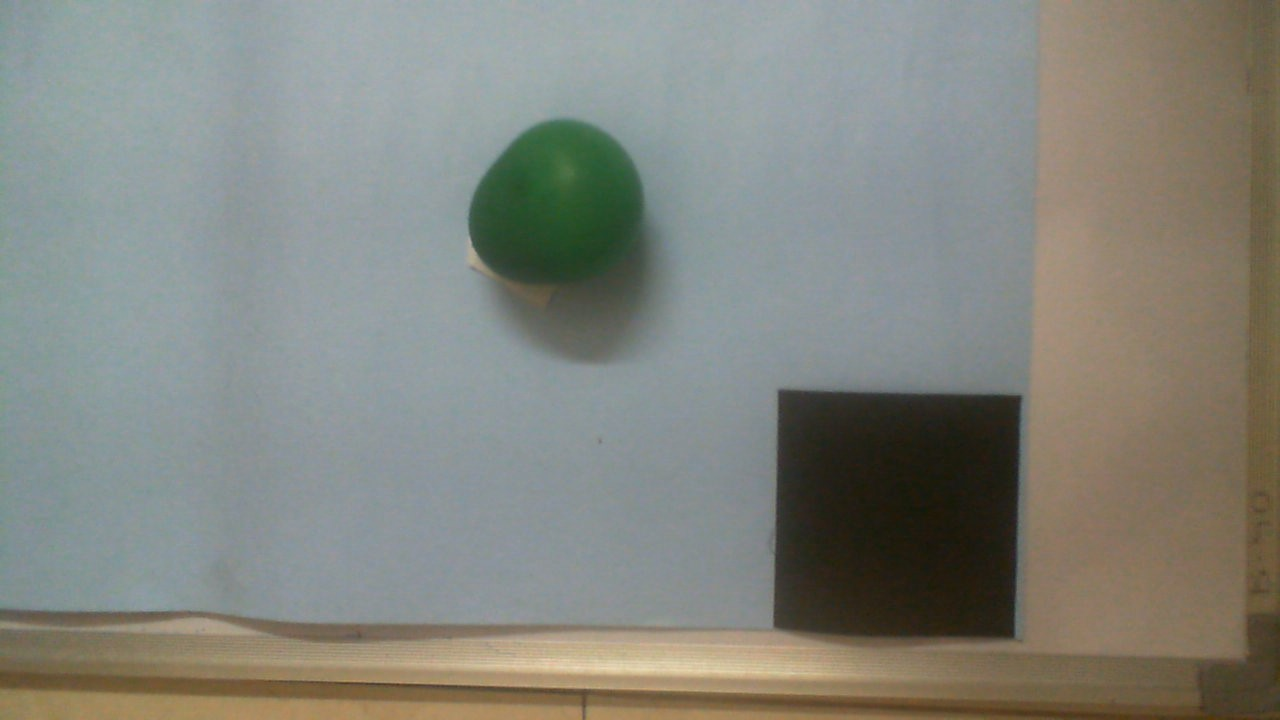
#> input picture ball-tracking/green.jpg, 1280 x 720 px, given in place of the camera
$ python new.py
#> lines starting #> are read from the running program, lines starting #| are printed output that depends on the picture; after the words box and inside, x2 and y2 are one past the last pixel; in counts of white or black regions, pixels touching at a corner belong together
#python color_tracking.py --video balls.mp4
#python color_tracking.py

# import the necessary packages
from collections import deque
import numpy as np
import argparse
import imutils
import cv2
import urllib #for reading image from URL


# construct the argument parse and parse the arguments
ap = argparse.ArgumentParser()
ap.add_argument("-v", "--video",
    help="path to the (optional) video file")
ap.add_argument("-b", "--buffer", type=int, default=64,
    help="max buffer size")
#ap.add_argument("-i","--image",help = "path to image")
args = vars(ap.parse_args())

# define the lower and upper boundaries of the colors in the HSV color space
#lower = {'red':(166, 84, 141), 'green':(66, 122, 129), 'blue':(97, 100, 117), 'yellow':(23, 59, 119), 'orange':(0, 50, 80)} #assign new item lower['blue'] = (93, 10, 0)
#upper = {'red':(186,255,255), 'green':(86,255,255), 'blue':(117,255,255), 'yellow':(54,255,255), 'orange':(20,255,255)}

lower = {'red':(2, 108, 76), 'green':(48,48,56), 'blue':(98,37,53), 'yellow':(23, 59, 119)} #assign new item lower['blue'] = (93, 10, 0)
upper = {'red':(20,255,255), 'green':(93,154,138), 'blue':(124,185,113), 'yellow':(54,255,255)}


# define standard colors for circle around the object
colors = {'red':(0,0,255), 'green':(0,255,0), 'blue':(255,0,0), 'yellow':(0, 255, 217), 'orange':(0,140,255)}

#pts = deque(maxlen=args["buffer"])

# if a video path was not supplied, grab the reference
# to the webcam
if not args.get("video", False):
    camera = cv2.VideoCapture(1)


# otherwise, grab a reference to the video file
else:
    camera = cv2.VideoCapture(args["video"])
# keep looping
while True:
    # grab the current frame
    (grabbed, frame) = camera.read()
#> frame is the input picture: shape (720, 1280, 3); mean B, G, R 125.8, 133.2, 131.3
    # if we are viewing a video and we did not grab a frame,
    # then we have reached the end of the video
    if args.get("video") and not grabbed:
        break

    #IP webcam image stream
    #URL = 'http://10.254.254.102:8080/shot.jpg'
    #urllib.urlretrieve(URL, 'shot1.jpg')
    #frame = cv2.imread('shot1.jpg')


    # resize the frame, blur it, and convert it to the HSV
    # color space
    frame = imutils.resize(frame, width=600)
#> frame: shape (337, 600, 3)

    blurred = cv2.GaussianBlur(frame, (11, 11), 0)
    hsv = cv2.cvtColor(blurred, cv2.COLOR_BGR2HSV)
#> hsv: shape (337, 600, 3); mean H, S, V 65.6, 46.2, 140.2
    #for each color in dictionary check object in frame
    for key, value in upper.items():
        # construct a mask for the color from dictionary`1, then perform
        # a series of dilations and erosions to remove any small
        # blobs left in the mask
        kernel = np.ones((9,9),np.uint8)
        mask = cv2.inRange(hsv, lower[key], upper[key])
        mask = cv2.morphologyEx(mask, cv2.MORPH_OPEN, kernel)
        mask = cv2.morphologyEx(mask, cv2.MORPH_CLOSE, kernel)

        # find contours in the mask and initialize the current
        # (x, y) center of the ball
        cnts = cv2.findContours(mask.copy(), cv2.RETR_EXTERNAL,
            cv2.CHAIN_APPROX_SIMPLE)[-2]
        center = None

        # only proceed if at least one contour was found
        if len(cnts) > 0:
            # find the largest contour in the mask, then use
            # it to compute the minimum enclosing circle and
            # centroid
            c = max(cnts, key=cv2.contourArea)
            ((x, y), radius) = cv2.minEnclosingCircle(c)
            M = cv2.moments(c)
            center = (int(M["m10"] / M["m00"]), int(M["m01"] / M["m00"]))

            # only proceed if the radius meets a minimum size. Correct this value for your obect's size
            if radius > 0.5:
                # draw the circle and centroid on the frame,
                # then update the list of tracked points
                cv2.circle(frame, (int(x), int(y)), int(radius), colors[key], 2)
                cv2.putText(frame,key + " ball", (int(x-radius),int(y-radius)), cv2.FONT_HERSHEY_SIMPLEX, 0.6,colors[key],2)
                print(str(key) + "Balloon : ",end=" ")
                print(center)
#> this loop made 4 passes
#> (x, y, radius, center) on passes 1 to 2: (103, 325, 103.6, (108, 326)), (261.3, 96.85, 42.29, (262, 95))
#| (108, 326)
#| (262, 95)
#> pass 1, `mask = cv2.inRange(hsv, lower[key], upper[key])`:
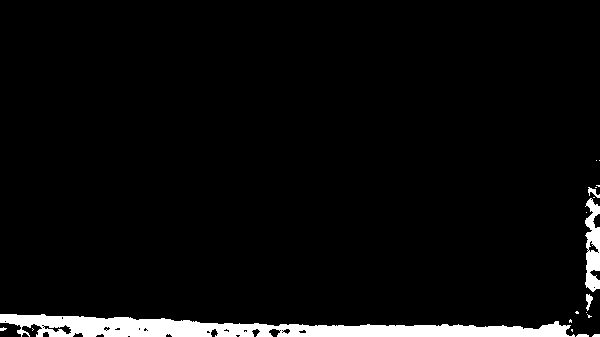
#> mask: shape (337, 600); 4.3% white; 19 white regions (13 under 20 px), largest, box (x1, y1, x2, y2) and area: (0, 314, 575, 337) 7503, (585, 198, 600, 292) 963, (586, 294, 593, 311) 67, (588, 187, 600, 198) 57, (576, 334, 589, 337) 34, (592, 334, 600, 337) 21
#> pass 1, `mask = cv2.morphologyEx(mask, cv2.MORPH_OPEN, kernel)`:
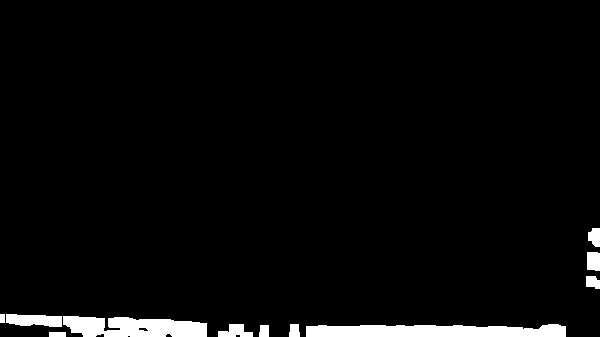
#> mask: shape (337, 600); 3.5% white; 11 white regions, largest, box (x1, y1, x2, y2) and area: (306, 324, 566, 337) 2896, (63, 316, 207, 337) 2382, (6, 314, 62, 327) 583
#> pass 1, `mask = cv2.morphologyEx(mask, cv2.MORPH_CLOSE, kernel)`:
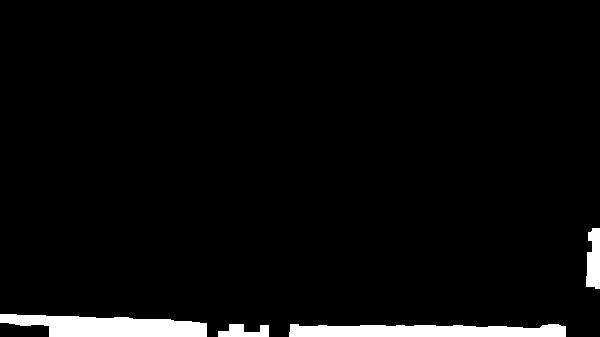
#> mask: shape (337, 600); 3.8% white; 4 white regions, box (x1, y1, x2, y2) and area: (0, 314, 207, 337) 3425, (289, 324, 566, 337) 3102, (586, 228, 600, 289) 705, (218, 324, 269, 337) 449
#> pass 2, `mask = cv2.inRange(hsv, lower[key], upper[key])`:
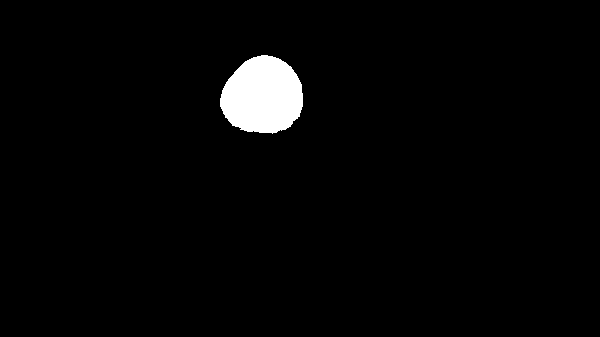
#> mask: shape (337, 600); 2.5% white; 1 white region, box (x1, y1, x2, y2) and area: (220, 55, 303, 134) 5029
#> after the loop:
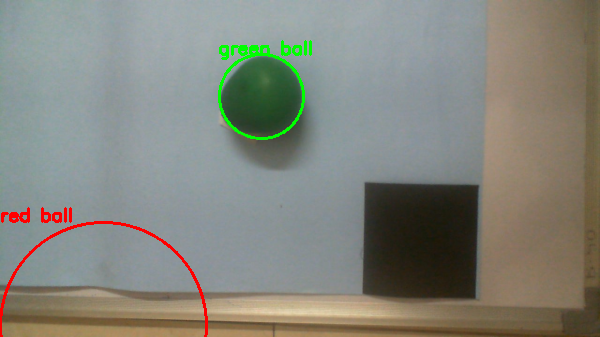
#> frame: shape (337, 600, 3); mean B, G, R 123.8, 132.9, 131.3


    # show the frame to our screen
    cv2.imshow("Frame", frame)

    key = cv2.waitKey(1) & 0xFF
#> (key q is pressed here)
    # if the 'q' key is pressed, stop the loop
    if key == ord("q"):
        break

# cleanup the camera and close any open windows
camera.release()
cv2.destroyAllWindows()

$ run again, on ball-tracking/red.jpg
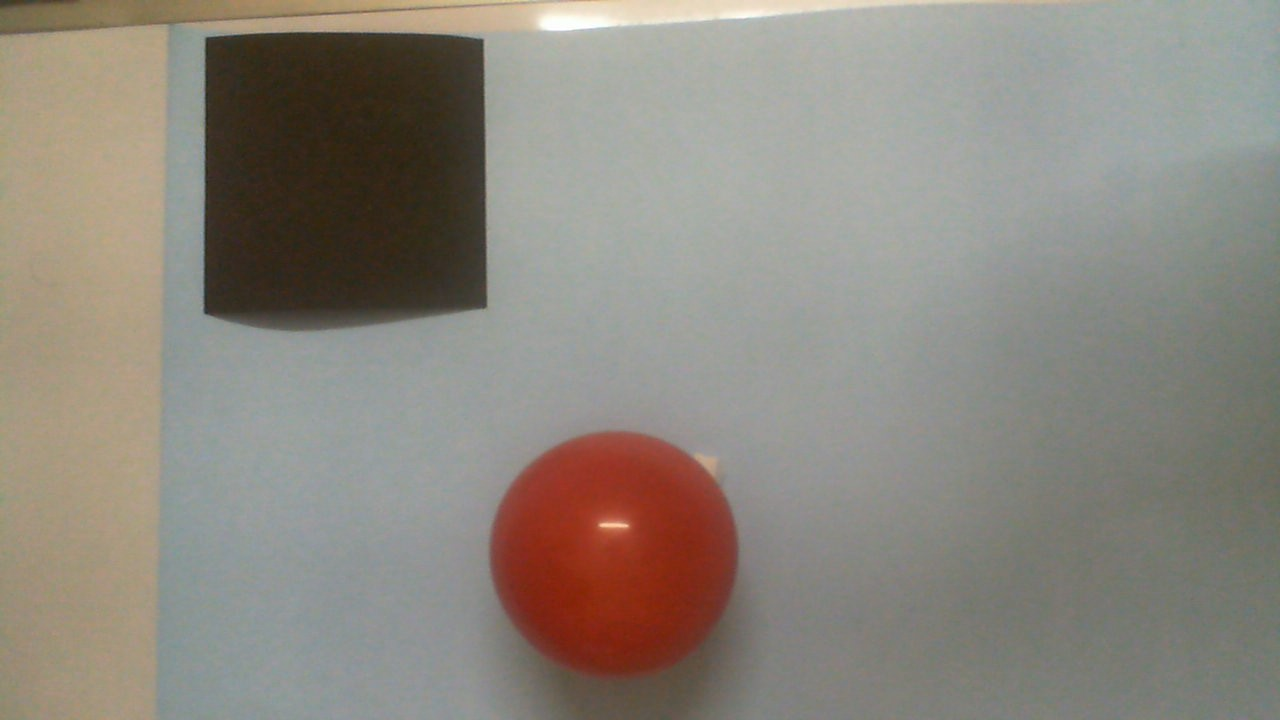
#> input picture ball-tracking/red.jpg, 1280 x 720 px, given in place of the camera
#> frame is the input picture: shape (720, 1280, 3); mean B, G, R 126.4, 135.4, 140.8
#> hsv: shape (337, 600, 3); mean H, S, V 43.1, 36.9, 143.4
#> the loop `for key, value in upper.items():` made 4 passes
#> (x, y, radius, center) on pass 1: (288.4, 260.9, 58.43, (288, 260))
#> (printed output is left out)
#> pass 1, `mask = cv2.inRange(hsv, lower[key], upper[key])`:
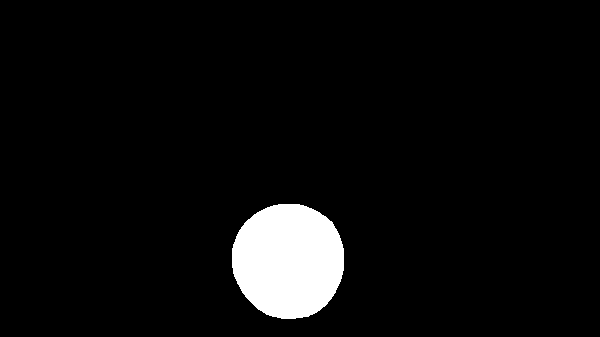
#> mask: shape (337, 600); 5.1% white; 1 white region, box (x1, y1, x2, y2) and area: (232, 204, 344, 319) 10276
#> after the loop `for key, value in upper.items():`:
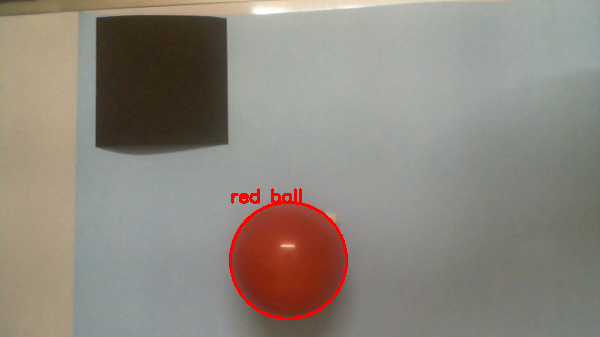
#> frame: shape (337, 600, 3); mean B, G, R 125.6, 134.6, 141.7

$ run again, on ball-tracking/yellow.jpg
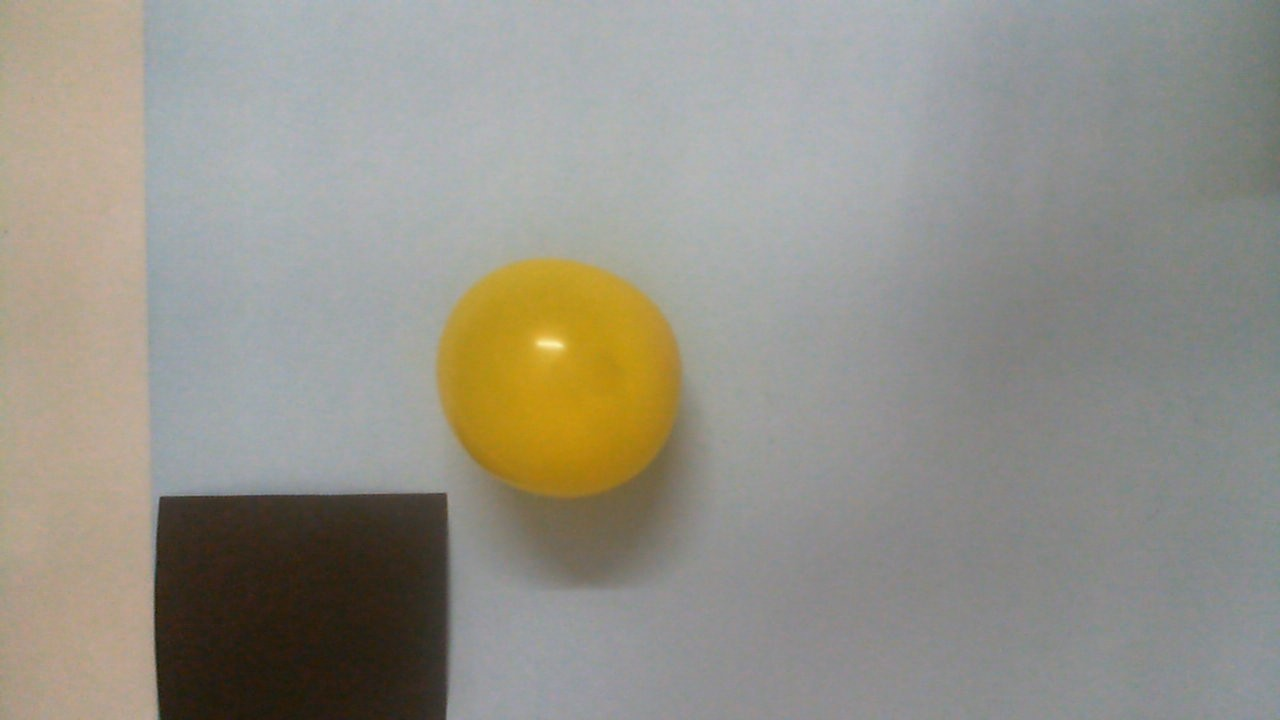
#> input picture ball-tracking/yellow.jpg, 1280 x 720 px, given in place of the camera
#> frame is the input picture: shape (720, 1280, 3); mean B, G, R 137, 146, 148.6
#> hsv: shape (337, 600, 3); mean H, S, V 64.8, 32.7, 152.1
#> the loop `for key, value in upper.items():` made 4 passes
#> (x, y, radius, center) on pass 4: (250.5, 137, 25.77, (248, 133))
#> (printed output is left out)
#> pass 1, `mask = cv2.inRange(hsv, lower[key], upper[key])`:
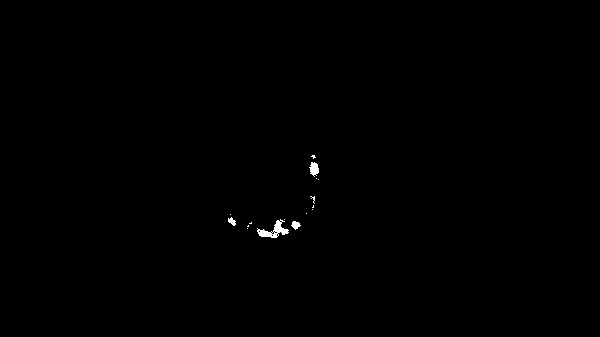
#> mask: shape (337, 600); 0.24% white; 16 white regions (12 under 20 px), largest, box (x1, y1, x2, y2) and area: (257, 219, 289, 238) 242, (309, 162, 319, 177) 99, (291, 221, 301, 230) 54, (228, 217, 236, 226) 42
#> after the loop `for key, value in upper.items():`:
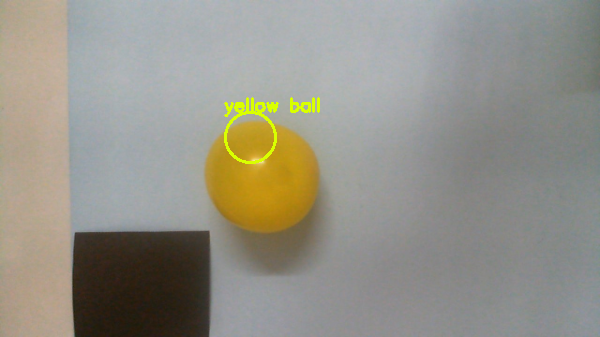
#> frame: shape (337, 600, 3); mean B, G, R 136.2, 146.5, 148.8
